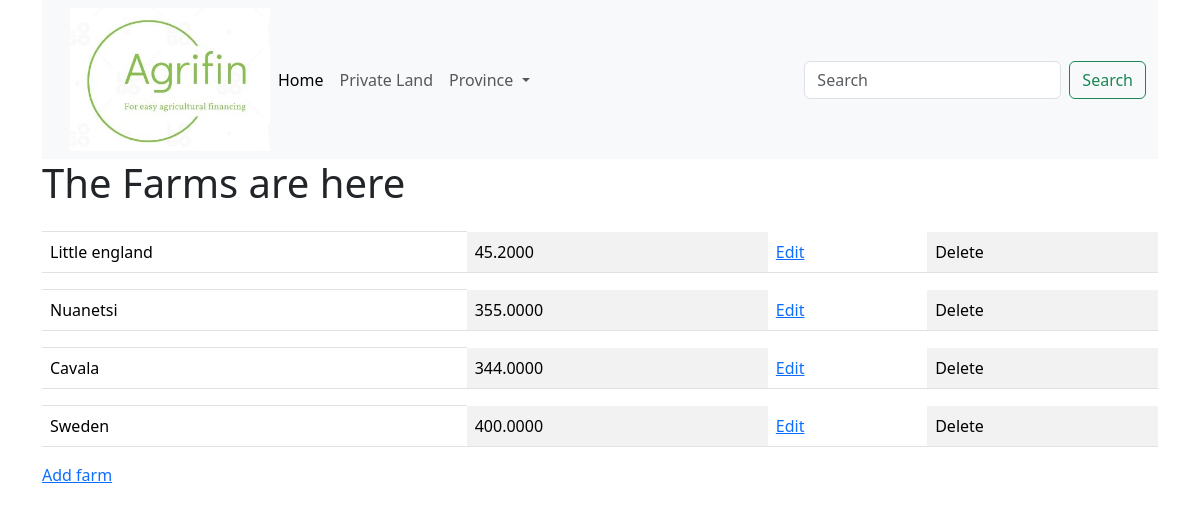
/farms/, run on an earlier commit of the app's database.
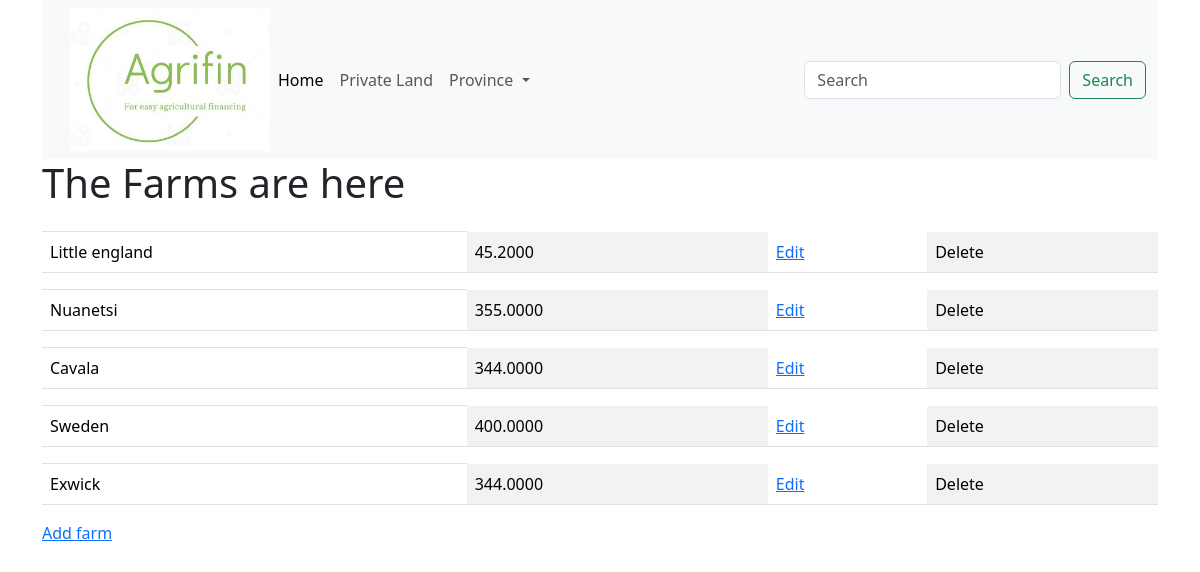
And on a later commit of the database.
### farmersapp/models.py (models this page shows, shortened)
class Farm(models.Model):
    farmer = models.ForeignKey(Farmer,on_delete = models.CASCADE)
    farm_name = models.CharField(max_length=500)
    plot_number = models.CharField(max_length=250,null=True, blank=True)
    extend = models.DecimalField(max_digits= 10,decimal_places= 4)
    district = models.CharField(max_length=20)
    province = models.CharField(max_length=250,choices=province)
    ward = models.CharField(max_length=10,null=True, blank=True)
    tenure_type = models.CharField(max_length=50,choices=tenure)
    irrigation =models.CharField(max_length=250,null= True,default ="Do you have irrigation",choices=(('Y','Yes'),('N','No')))
    water_availability  = models.CharField(max_length=250,choices=water)
    id = models.UUIDField(default=uuid.uuid1,unique=True,primary_key=True,editable=False)

### farmersapp/views.py (the view)
# urls.py: path("farms/",views.farms,name="farms"),
def farms(request):
    mfarms = Farm.objects.all()
    context = {'mfarms': mfarms}
    return render(request,'farms.html',context)

### farmersapp/templates/farms.html (shortened to what this page needs)
{%extends 'main.html'%}
  {% load bootstrap5 %}
{%block content%}
<h1>The Farms are here</h1>
<table class="table table-striped-columns">
  {%for farm in mfarms%}
  <th></th>
  <tr>
  <td>{{farm.farm_name}}</td>
  <td>{{farm.extend}}</td>
  <td><a href="{%url 'createfarm'%}">Edit</a></td>
  <td><a>Delete</a></td>
</tr>
  {%endfor%}
</table>
<a href = "{% url 'createfarm'%}">Add farm</a>
{%endblock%}

What changed in the data, as far as the page shows it:
added Farm: farm_name "Exwick", extend "344.0000"
